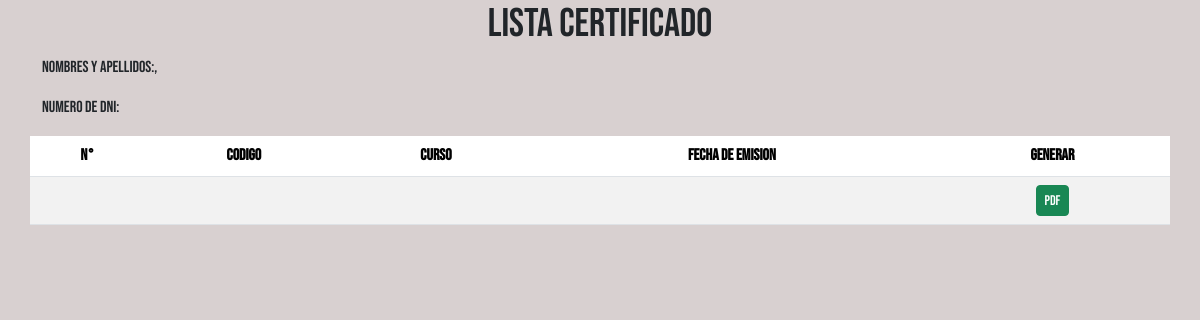
/persona/buscar/80633073/, run on an earlier commit of the app's database.
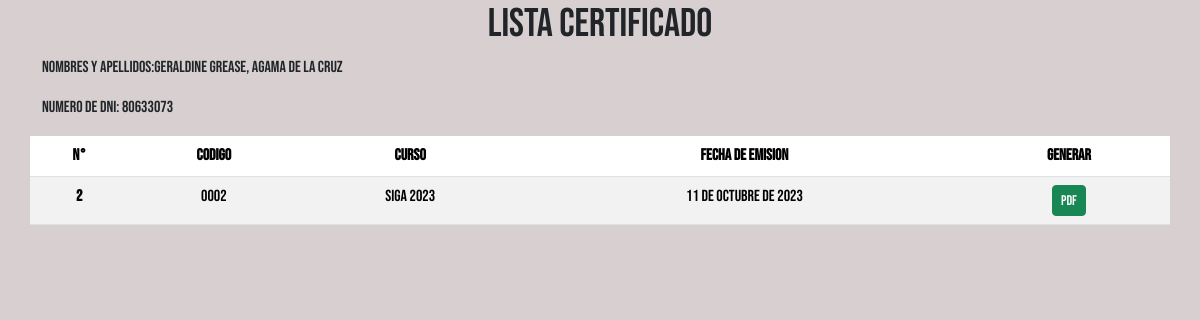
And on a later commit of the database.
### persona/models.py (models this page shows, shortened)
class Persona(models.Model):
  dni_regex = RegexValidator(regex=r'^\+?1?\d{8}', message = ("Debe de ingresar los 8 digitos de DNI"))
  nombres = models.CharField(max_length=100, null=True)
  apellidos = models.CharField(max_length=250, null=True)
  dni = models.CharField(validators=[dni_regex], max_length=8, unique=True)
  correo = models.EmailField(max_length=254, unique=True)
  curso= models.CharField(max_length=255, unique=True)
  n_certificado = models.CharField(verbose_name='N° Certificado', max_length=5, null=True)
  fecha_emision = models.DateField(verbose_name="Fecha de Emision", default=datetime.date.today, blank=True, null=True)
  slug = AutoSlugField(populate_from=concatenar_cert_uuid, unique=True, editable=False)

### persona/views.py (the view)
# urls.py: path("buscar/<str:dni>/", PersonaFindView.as_view(), name="buscar"),
class PersonaFindView(View):
  template_name = 'persona/buscar_persona.html'
  def get(self, request, dni, *args, **kwargs):
    try:
      persona = Persona.objects.get(dni=dni)
      return render(request, self.template_name, {'persona': persona})
    except Persona.DoesNotExist:
      return render(request, self.template_name, {'error_message': 'Persona no encontrada'})

### persona/templates/persona/buscar_persona.html
{% extends "base.html" %}
{% block content %}
<h1 class="text-center">LISTA CERTIFICADO</h1>
<div class="container">
  <div class="row">
    <p> Nombres y Apellidos:{{ persona.nombres }}, {{ persona.apellidos }} </p>
    <p>Numero de DNI: {{persona.dni}} </p>
    <table class="table table-striped">
      <thead>
        <tr class="text-center">
          <th scope="col">N°</th>
          <th scope="col">Codigo</th>
          <th scope="col">Curso</th>
          <th scope="col">Fecha de Emision</th>
          <th scope="col">Generar</th>
        </tr>
      </thead>
      <tbody>
        <tr class="text-center">
          <th scope="row">{{ persona.id }}</th>
          <td> {{ persona.n_certificado }} </td>
          <td>{{ persona.curso }}</td>
          <td>{{ persona.fecha_emision }}</td>
          <td><button type="button" class="btn btn-success btn-sm"onclick="window.location='{% url 'persona:pdf' persona.n_certificado %}'">PDF</button></td>
        </tr>
      </tbody>
    </table>
  </div>
</div>
{% endblock %}

### templates/base.html (shortened to what this page needs)
{% load static %}
<!DOCTYPE HTML>
<html lang="es">
<head>
  <link href="https://cdn.jsdelivr.net/npm/bootstrap@5.3.1/dist/css/bootstrap.min.css" rel="stylesheet"
>
  <link rel="stylesheet" type="text/css" href="{% static 'css/style.css' %}">
</head>
<body>
  {% block content %}
  {% endblock content %}
</body>
</html>

### static/css/style.css (style rules this page uses)
body { background-color: rgb(216, 208, 208); font-family: 'Bebas Neue', sans-serif; }

What changed in the data, as far as the page shows it:
added Persona: nombres "GERALDINE GREASE", apellidos "AGAMA DE LA CRUZ", dni "80633073", id "2", n_certificado "0002", curso "SIGA 2023", fecha_emision "11 de octubre de 2023"
